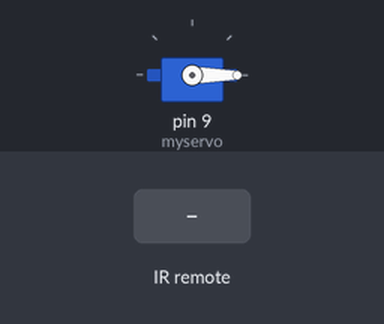
This sketch was run on a simulated Arduino Uno, built with avr-gcc and run on an emulated ATmega328P. Shown: servo. Inputs (shaded band) come from the test bench.

Above: at 1.2 s.
1.3 s: infrared code 0xE17A807F received
At 1.6 s:
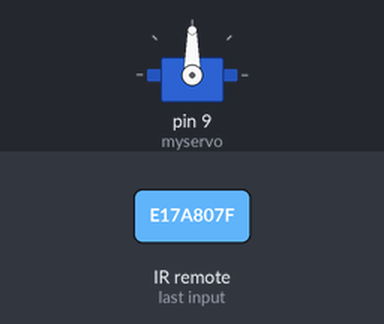
2.8 s: infrared code 0xE17A40BF received
At 3.9 s:
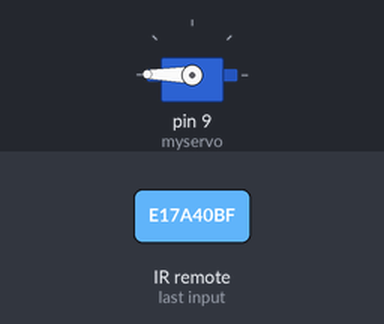
4.3 s: infrared code 0xE17AC03F received
At 5.0 s:
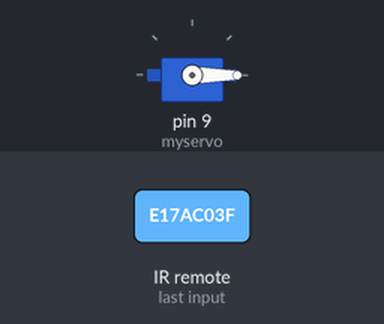
Timing chart, 0 to 7.3 s (numbered marks = the images above; inputs shaded):
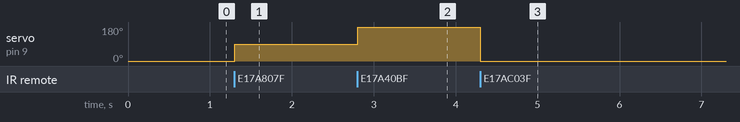

Measured:
- after the input at 1.3 s, servo on pin 9 (myservo): 0° → 90° at once
- after the input at 2.8 s, servo on pin 9 (myservo): 90° → 179° at once
- after the input at 4.3 s, servo on pin 9 (myservo): 179° → 0° at once

The sketch:

yeah.ino
```cpp
#include <Servo.h>
#include <IRremote.h>

Servo myservo;
int RECV_PIN = 11;
IRrecv irrecv(RECV_PIN);
decode_results results;

int pos = 0;
int go = 0 ;

void setup()
{
  myservo.attach(9);
  myservo.write(pos);
  irrecv.enableIRIn();
}

void loop()
{
    if (irrecv.decode(&results)) {
      switch(results.value){
        case 0xE17A807F: go = 90; break;
        case 0xE17A40BF: go = 179; break;
        case 0xE17AC03F: go = 0; break;
      }
      irrecv.resume();
    }
      myservo.write(go);
      delay(15);
}
```
